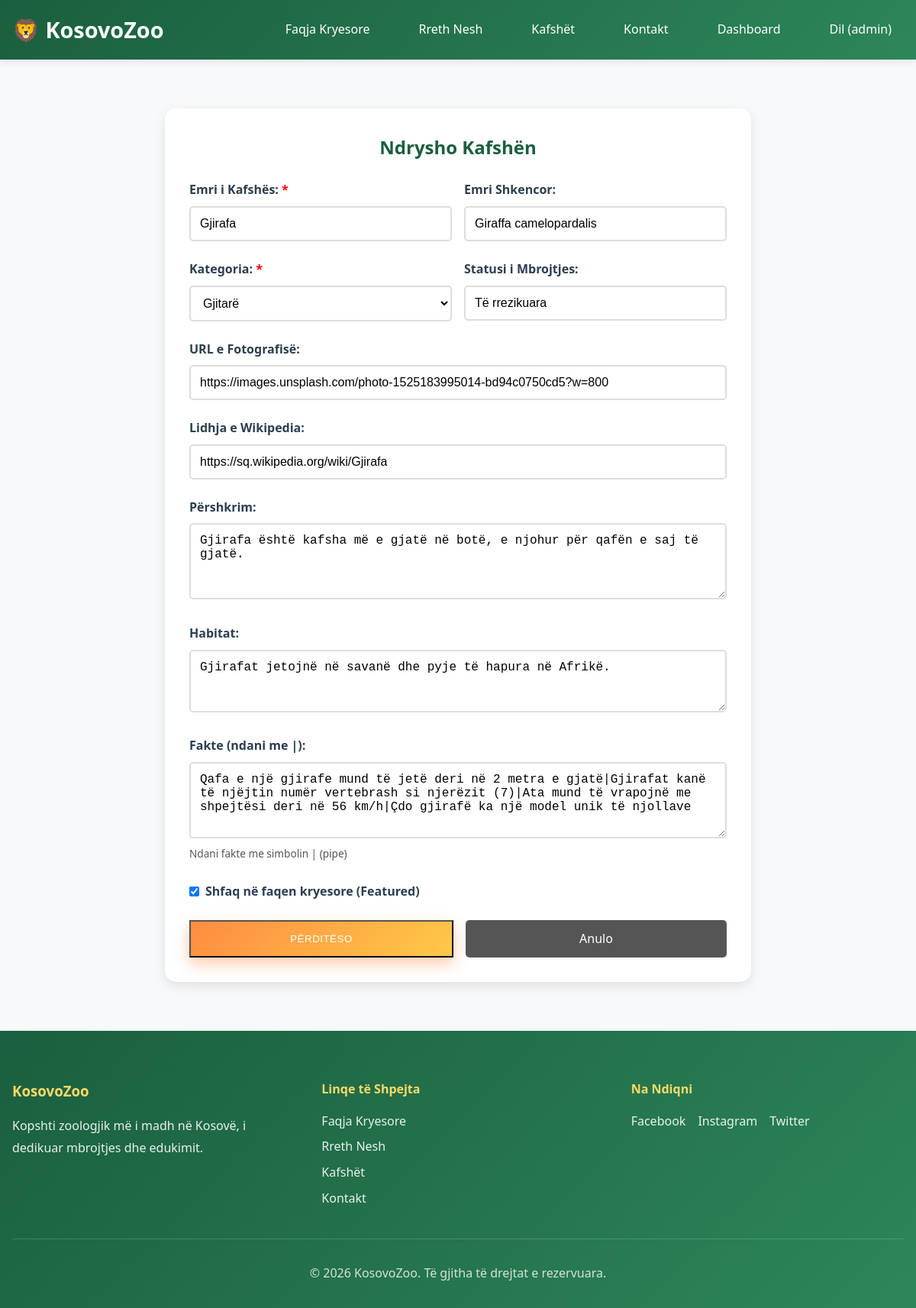
/admin/edit_animal.php?id=4 (signed in), run on the app's committed database.
### tables this page shows
CREATE TABLE IF NOT EXISTS users (
    id INT AUTO_INCREMENT PRIMARY KEY,
    username VARCHAR(50) UNIQUE NOT NULL,
    email VARCHAR(100) UNIQUE NOT NULL,
    password VARCHAR(255) NOT NULL,
    role ENUM('admin', 'user') DEFAULT 'user',
    created_at TIMESTAMP DEFAULT CURRENT_TIMESTAMP
);

CREATE TABLE IF NOT EXISTS animals (
    id INT AUTO_INCREMENT PRIMARY KEY,
    name VARCHAR(100) NOT NULL,
    scientific_name VARCHAR(150),
    category VARCHAR(50) NOT NULL,
    image_url VARCHAR(500),
    wikipedia_link VARCHAR(500),
    description TEXT,
    habitat TEXT,
    conservation_status VARCHAR(100),
    facts TEXT,
    featured BOOLEAN DEFAULT 0,
    created_at TIMESTAMP DEFAULT CURRENT_TIMESTAMP,
    updated_at TIMESTAMP DEFAULT CURRENT_TIMESTAMP ON UPDATE CURRENT_TIMESTAMP
);

### config.php (called while the page is built, shortened)
<?php
$db_host = 'localhost';
$db_user = 'root';
$db_pass = '';
$db_name = 'zoo';
$conn = mysqli_connect($db_host, $db_user, $db_pass, $db_name);
mysqli_set_charset($conn, "utf8mb4");
function isLoggedIn() {
    return isset($_SESSION['user_id']);
}
function isAdmin() {
    return isset($_SESSION['role']) && $_SESSION['role'] === 'admin';
}
function getCurrentUser() {
    global $conn;
    $user_id = (int)$_SESSION['user_id'];
    $query = "SELECT id, username, email, role FROM users WHERE id = $user_id";
    $result = mysqli_query($conn, $query);
    return mysqli_fetch_assoc($result);
}

### admin/edit_animal.php (the view, shortened to what this page needs)
<?php
require_once __DIR__ . '/../config.php';
$animal_id = isset($_GET['id']) ? (int)$_GET['id'] : 0;
$query = "SELECT * FROM animals WHERE id = $animal_id";
$result = mysqli_query($conn, $query);
$animal = mysqli_fetch_assoc($result);
?>
<!DOCTYPE html>
<html lang="sq">
<head>
    <link rel="stylesheet" href="../styles.css">
</head>
<body>
    <?php
    include __DIR__ . '/../includes/header.php';
    ?>
    <section class="admin-form-section">
        <div class="permbajtje" style="max-width: 800px; margin: 0 auto;">
            <div style="background: white; padding: 2rem; border-radius: 15px; box-shadow: 0 5px 15px rgba(0,0,0,0.1); position: relative; z-index: 1;">
                <h2 style="text-align: center; color: var(--green-dark); margin-bottom: 1.5rem;">Ndrysho Kafshën</h2>
                <form method="POST" action="" style="position: relative; z-index: 10;">
                    <div style="display: grid; grid-template-columns: 1fr 1fr; gap: 1rem; margin-bottom: 1.5rem;">
                        <div>
                            <label style="display: block; margin-bottom: 0.5rem; color: var(--text-dark); font-weight: 600;">
                                Emri i Kafshës: <span style="color: red;">*</span>
                            </label>
                            <input type="text" name="name" required
                                   value="<?php echo htmlspecialchars($animal['name']); ?>"
                                   style="width: 100%; padding: 0.75rem; border: 2px solid #ddd; border-radius: 5px; font-size: 1rem; background: white;">
                        </div>
                        <div>
                            <label style="display: block; margin-bottom: 0.5rem; color: var(--text-dark); font-weight: 600;">
                                Emri Shkencor:
                            </label>
                            <input type="text" name="scientific_name"
                                   value="<?php echo htmlspecialchars($animal['scientific_name']); ?>"
                                   style="width: 100%; padding: 0.75rem; border: 2px solid #ddd; border-radius: 5px; font-size: 1rem; background: white;">
                        </div>
                    </div>
                    <div style="display: grid; grid-template-columns: 1fr 1fr; gap: 1rem; margin-bottom: 1.5rem;">
                        <div>
                            <label style="display: block; margin-bottom: 0.5rem; color: var(--text-dark); font-weight: 600;">
                                Kategoria: <span style="color: red;">*</span>
                            </label>
                            <select name="category" required
                                    style="width: 100%; padding: 0.75rem; border: 2px solid #ddd; border-radius: 5px; font-size: 1rem; background: white;">
                                <option value="Gjitarë" <?php echo $animal['category'] == 'Gjitarë' ? 'selected' : ''; ?>>Gjitarë</option>
                            </select>
                        </div>
                        <div>
                            <label style="display: block; margin-bottom: 0.5rem; color: var(--text-dark); font-weight: 600;">
                                Statusi i Mbrojtjes:
                            </label>
                            <input type="text" name="conservation_status"
                                   value="<?php echo htmlspecialchars($animal['conservation_status']); ?>"
                                   style="width: 100%; padding: 0.75rem; border: 2px solid #ddd; border-radius: 5px; font-size: 1rem; background: white;">
                        </div>
                    </div>
                    <div style="margin-bottom: 1.5rem;">
                        <label style="display: block; margin-bottom: 0.5rem; color: var(--text-dark); font-weight: 600;">
                            URL e Fotografisë:
                        </label>
                        <input type="url" name="image_url"
                               value="<?php echo htmlspecialchars($animal['image_url']); ?>"
                               style="width: 100%; padding: 0.75rem; border: 2px solid #ddd; border-radius: 5px; font-size: 1rem; background: white;">
                    </div>
                    <div style="margin-bottom: 1.5rem;">
                        <label style="display: block; margin-bottom: 0.5rem; color: var(--text-dark); font-weight: 600;">
                            Lidhja e Wikipedia:
                        </label>
                        <input type="url" name="wikipedia_link"
                               value="<?php echo htmlspecialchars($animal['wikipedia_link']); ?>"
                               style="width: 100%; padding: 0.75rem; border: 2px solid #ddd; border-radius: 5px; font-size: 1rem; background: white;">
                    </div>
                    <div style="margin-bottom: 1.5rem;">
                        <label style="display: block; margin-bottom: 0.5rem; color: var(--text-dark); font-weight: 600;">
                            Përshkrim:
                        </label>
                        <textarea name="description" rows="4"
                                  style="width: 100%; padding: 0.75rem; border: 2px solid #ddd; border-radius: 5px; font-size: 1rem; background: white; resize: vertical;"><?php echo htmlspecialchars($animal['description']); ?></textarea>
                    </div>
                    <div style="margin-bottom: 1.5rem;">
                        <label style="display: block; margin-bottom: 0.5rem; color: var(--text-dark); font-weight: 600;">
                            Habitat:
                        </label>
                        <textarea name="habitat" rows="3"
                                  style="width: 100%; padding: 0.75rem; border: 2px solid #ddd; border-radius: 5px; font-size: 1rem; background: white; resize: vertical;"><?php echo htmlspecialchars($animal['habitat']); ?></textarea>
                    </div>
                    <div style="margin-bottom: 1.5rem;">
                        <label style="display: block; margin-bottom: 0.5rem; color: var(--text-dark); font-weight: 600;">
                            Fakte (ndani me |):
                        </label>
                        <textarea name="facts" rows="4"
                                  style="width: 100%; padding: 0.75rem; border: 2px solid #ddd; border-radius: 5px; font-size: 1rem; background: white; resize: vertical;"><?php echo htmlspecialchars($animal['facts']); ?></textarea>
                        <small style="color: var(--text-medium); font-size: 0.85rem;">Ndani fakte me simbolin | (pipe)</small>
                    </div>
                    <div style="margin-bottom: 1.5rem;">
                        <label style="display: flex; align-items: center; gap: 0.5rem; color: var(--text-dark); font-weight: 600;">
                            <input type="checkbox" name="featured" value="1" <?php echo $animal['featured'] ? 'checked' : ''; ?>>
                            Shfaq në faqen kryesore (Featured)
                        </label>
                    </div>
                    <div style="display: flex; gap: 1rem;">
                        <button type="submit" class="buton butonkryesor" style="flex: 1; padding: 0.75rem; position: relative; z-index: 10;">
                            Përditëso
                        </button>
                        <a href="animals.php" class="buton" style="flex: 1; padding: 0.75rem; text-align: center; text-decoration: none; background: var(--text-medium); color: white; border-radius: 5px; position: relative; z-index: 10;">
                            Anulo
                        </a>
                    </div>
                </form>
            </div>
        </div>
    </section>
    <?php include __DIR__ . '/../includes/footer.php'; ?>
</body>
</html>

### includes/header.php (shortened to what this page needs)
<?php
$current_dir = dirname($_SERVER['PHP_SELF']);
$base_path = ($current_dir == '/admin' || strpos($current_dir, '/admin') !== false) ? '../' : '';
?>
<!DOCTYPE html>
<html lang="sq">
<head>
    <link rel="stylesheet" href="<?php echo $base_path; ?>styles.css?v=<?php echo time(); ?>">
</head>
<body>
    <header class="krye">
        <div class="permbajtje">
            <div class="logo">
                <h1><a href="<?php echo $base_path; ?>index.php" style="color:inherit;text-decoration:none;">🦁 KosovoZoo</a></h1>
            </div>
            <nav class="navigim">
                <ul>
                    <li><a href="<?php echo $base_path; ?>index.php" class="<?php echo basename($_SERVER['PHP_SELF']) == 'index.php' ? 'active' : ''; ?>">Faqja Kryesore</a></li>
                    <li><a href="<?php echo $base_path; ?>about.php" class="<?php echo basename($_SERVER['PHP_SELF']) == 'about.php' ? 'active' : ''; ?>">Rreth Nesh</a></li>
                    <li><a href="<?php echo $base_path; ?>animals.php" class="<?php echo basename($_SERVER['PHP_SELF']) == 'animals.php' ? 'active' : ''; ?>">Kafshët</a></li>
                    <li><a href="<?php echo $base_path; ?>contact.php" class="<?php echo basename($_SERVER['PHP_SELF']) == 'contact.php' ? 'active' : ''; ?>">Kontakt</a></li>
                    <?php if (function_exists('isLoggedIn') && isLoggedIn()): ?>
                        <?php
                        $currentUser = function_exists('getCurrentUser') ? getCurrentUser() : null;
                        if ($currentUser && function_exists('isAdmin') && isAdmin()):
                        ?>
                            <li><a href="<?php echo $base_path; ?>admin/dashboard.php">Dashboard</a></li>
                        <?php endif; ?>
                        <?php if ($currentUser): ?>
                            <li><a href="<?php echo $base_path; ?>logout.php">Dil (<?php echo htmlspecialchars($currentUser['username']); ?>)</a></li>
                        <?php else: ?>
                            <li><a href="<?php echo $base_path; ?>logout.php">Dil</a></li>
                        <?php endif; ?>
                    <?php else: ?>
                        <li><a href="<?php echo $base_path; ?>login.php">Hyr</a></li>
                        <li><a href="<?php echo $base_path; ?>signup.php">Regjistrohu</a></li>
                    <?php endif; ?>
                </ul>
            </nav>
        </div>
    </header>

### styles.css (style rules this page uses)
* { margin: 0; padding: 0; box-sizing: border-box; }
:root { --green-dark: #1a5f3f; --green-medium: #2d8659; --green-light: #4a9d73; --green-lighter: #6bb894; --green-lightest: #a8dcc4; --white: #ffffff; --white-off: #f8f9fa; --orange: #ff8c42; --orange-light: #ffa366; --yellow: #ffc947; --yellow-light: #ffd966; --text-dark: #2c3e50; --text-medium: #555; --text-light: #777; --spacing-xs: 0.5rem; --spacing-sm: 1rem; --spacing-md: 2rem; --spacing-lg: 3rem; --spacing-xl: 4rem; }
body { font-family: 'Segoe UI', Tahoma, Geneva, Verdana, sans-serif; line-height: 1.6; color: var(--text-dark); background-color: var(--white); }
.permbajtje { max-width: 1200px; margin: 0 auto; padding: 0 var(--spacing-sm); }
.krye { background: linear-gradient(135deg, var(--green-dark) 0%, var(--green-medium) 100%); color: var(--white); padding: var(--spacing-sm) 0; position: sticky; top: 0; z-index: 1000; box-shadow: 0 2px 10px rgba(0, 0, 0, 0.1); }
.krye .permbajtje { display: flex; justify-content: space-between; align-items: center; }
.logo h1 { font-size: 1.8rem; font-weight: bold; }
.navigim ul { display: flex; list-style: none; gap: var(--spacing-md); }
.navigim a { color: var(--white); text-decoration: none; font-weight: 500; transition: color 0.3s ease; padding: var(--spacing-xs) var(--spacing-sm); border-radius: 5px; }
.butonkryesor { background: linear-gradient(135deg, var(--orange) 0%, var(--yellow) 100%); color: var(--white); box-shadow: 0 8px 20px rgba(255, 140, 66, 0.45); letter-spacing: 0.5px; text-transform: uppercase; position: relative; overflow: hidden; }
.butonkryesor::after { content: ''; position: absolute; top: 0; left: -50%; width: 50%; height: 100%; background: linear-gradient(120deg, rgba(255, 255, 255, 0.5), transparent); transform: skewX(-25deg); opacity: 0; transition: all 0.4s ease; }
section { padding: var(--spacing-xl) 0; }
.admin-form-section { padding: var(--spacing-xl) 0; background-color: var(--white-off); }
input[type="text"], input[type="email"], input[type="password"] { pointer-events: auto !important; user-select: text !important; -webkit-user-select: text !important; -moz-user-select: text !important; -ms-user-select: text !important; }
form { pointer-events: auto !important; }
form input { pointer-events: auto !important; }

### data on the page
users: username "admin"
animals: name "Gjirafa", scientific_name "Giraffa camelopardalis", category "Gjitarë", conservation_status "Të rrezikuara", image_url "https://images.unsplash.com/photo-1525183995014-bd94c0750cd5?w=800", wikipedia_link "https://sq.wikipedia.org/wiki/Gjirafa", description "Gjirafa është kafsha më e gjatë në botë, e njohur për qafën e saj të gjatë.", habitat "Gjirafat jetojnë në savanë dhe pyje të hapura në Afrikë.", facts "Qafa e një gjirafe mund të jetë deri në 2 metra e gjatë|Gjirafat kanë të njëjtin numër vertebrash si njerëzit (7)|Ata mund të vrapojnë me shpejtësi deri në 56 km/h|Çdo gjirafë ka një model unik të njollave", featured "☑"
